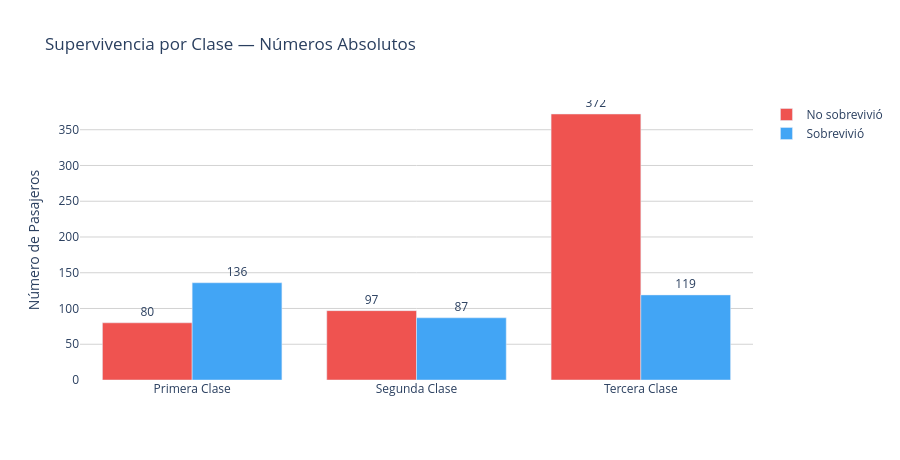

Write notebook code for a chart like this one.
### Markdown cell above
### Versión Plotly

### Code cell
sc_p8 = df.groupby(['Pclass', 'Survived']).size().unstack(fill_value=0)
sc_p8.index   = ['Primera Clase', 'Segunda Clase', 'Tercera Clase']
sc_p8.columns = ['No sobrevivió', 'Sobrevivió']
sc_pct_p8 = sc_p8.div(sc_p8.sum(axis=1), axis=0) * 100

# Figura 1: números absolutos (barras agrupadas)
fig1 = go.Figure()
for col, color in zip(['No sobrevivió', 'Sobrevivió'], ['#EF5350', '#42A5F5']):
    fig1.add_trace(go.Bar(
        name=col, x=sc_p8.index, y=sc_p8[col],
        marker_color=color,
        text=sc_p8[col].values, textposition='outside',
        hovertemplate='<b>%{x}</b><br>' + col + ': <b>%{y}</b> pasajeros<extra></extra>'
    ))
fig1.update_layout(
    title='Supervivencia por Clase — Números Absolutos',
    barmode='group', yaxis_title='Número de Pasajeros',
    plot_bgcolor='white', yaxis=dict(gridcolor='lightgrey'),
    height=460, hoverlabel=dict(bgcolor='white', font_size=12)
)
fig1.show()

# Figura 2: proporciones 100% (barras apiladas)
fig2 = go.Figure()
for col, color in zip(['No sobrevivió', 'Sobrevivió'], ['#EF5350', '#42A5F5']):
    fig2.add_trace(go.Bar(
        name=col, x=sc_pct_p8.index, y=sc_pct_p8[col].round(1),
        marker_color=color,
        text=sc_pct_p8[col].round(1).astype(str) + '%',
        textposition='inside',
        hovertemplate='<b>%{x}</b><br>' + col + ': <b>%{y:.1f}%</b><extra></extra>'
    ))
fig2.update_layout(
    title='Supervivencia por Clase — Proporciones (%)',
    barmode='stack', yaxis_title='Porcentaje (%)',
    plot_bgcolor='white', yaxis=dict(gridcolor='lightgrey'),
    height=460, hoverlabel=dict(bgcolor='white', font_size=12)
)
fig2.show()

### Figure 1 — Plotly figure (JSON) as saved in the notebook; plotly's stock layout.template omitted (floating-point values rounded to 4 significant figures)
{"data": [{"hovertemplate": "<b>%{x}</b><br>No sobrevivió: <b>%{y}</b> pasajeros<extra></extra>", "marker": {"color": "#EF5350"}, "name": "No sobrevivió", "text": [80.0, 97.0, 372.0], "textposition": "outside", "type": "bar", "x": ["Primera Clase", "Segunda Clase", "Tercera Clase"], "y": [80, 97, 372]}, {"hovertemplate": "<b>%{x}</b><br>Sobrevivió: <b>%{y}</b> pasajeros<extra></extra>", "marker": {"color": "#42A5F5"}, "name": "Sobrevivió", "text": [136.0, 87.0, 119.0], "textposition": "outside", "type": "bar", "x": ["Primera Clase", "Segunda Clase", "Tercera Clase"], "y": [136, 87, 119]}], "layout": {"barmode": "group", "height": 460, "hoverlabel": {"bgcolor": "white", "font": {"size": 12}}, "plot_bgcolor": "white", "title": {"text": "Supervivencia por Clase — Números Absolutos"}, "yaxis": {"gridcolor": "lightgrey", "title": {"text": "Número de Pasajeros"}}}}
